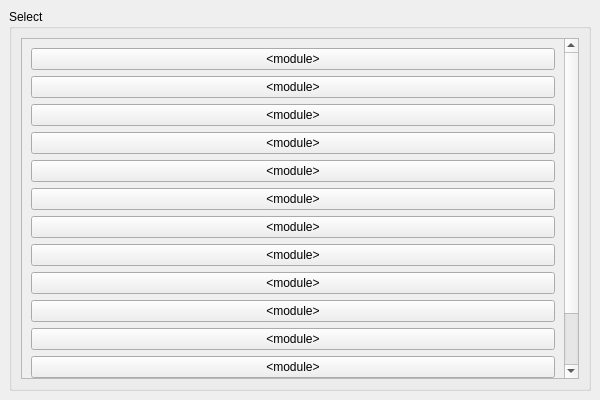
<?xml version="1.0" encoding="UTF-8"?>
<ui version="4.0">
 <class>MainWindow</class>
 <widget class="QMainWindow" name="MainWindow">
  <property name="geometry">
   <rect>
    <x>0</x>
    <y>0</y>
    <width>600</width>
    <height>400</height>
   </rect>
  </property>
  <property name="windowTitle">
   <string>3-D Model</string>
  </property>
  <widget class="QWidget" name="centralwidget">
   <layout class="QVBoxLayout" name="verticalLayout">
    <item>
     <widget class="QGroupBox" name="groupBox">
      <property name="maximumSize">
       <size>
        <width>600</width>
        <height>400</height>
       </size>
      </property>
      <property name="title">
       <string>Select</string>
      </property>
      <layout class="QVBoxLayout" name="verticalLayout_3">
       <item>
        <widget class="QScrollArea" name="scrollArea">
         <property name="maximumSize">
          <size>
           <width>600</width>
           <height>400</height>
          </size>
         </property>
         <property name="widgetResizable">
          <bool>true</bool>
         </property>
         <widget class="QWidget" name="scrollAreaWidgetContents">
          <property name="geometry">
           <rect>
            <x>0</x>
            <y>0</y>
            <width>543</width>
            <height>418</height>
           </rect>
          </property>
          <layout class="QVBoxLayout" name="verticalLayout_2">
           <item>
            <widget class="QPushButton" name="pushButton_2">
             <property name="text">
              <string>&lt;module&gt;</string>
             </property>
            </widget>
           </item>
           <item>
            <widget class="QPushButton" name="pushButton_3">
             <property name="text">
              <string>&lt;module&gt;</string>
             </property>
            </widget>
           </item>
           <item>
            <widget class="QPushButton" name="pushButton_6">
             <property name="text">
              <string>&lt;module&gt;</string>
             </property>
            </widget>
           </item>
           <item>
            <widget class="QPushButton" name="pushButton_8">
             <property name="text">
              <string>&lt;module&gt;</string>
             </property>
            </widget>
           </item>
           <item>
            <widget class="QPushButton" name="pushButton_11">
             <property name="text">
              <string>&lt;module&gt;</string>
             </property>
            </widget>
           </item>
           <item>
            <widget class="QPushButton" name="pushButton_12">
             <property name="text">
              <string>&lt;module&gt;</string>
             </property>
            </widget>
           </item>
           <item>
            <widget class="QPushButton" name="pushButton_14">
             <property name="text">
              <string>&lt;module&gt;</string>
             </property>
            </widget>
           </item>
           <item>
            <widget class="QPushButton" name="pushButton_13">
             <property name="text">
              <string>&lt;module&gt;</string>
             </property>
            </widget>
           </item>
           <item>
            <widget class="QPushButton" name="pushButton_10">
             <property name="text">
              <string>&lt;module&gt;</string>
             </property>
            </widget>
           </item>
           <item>
            <widget class="QPushButton" name="pushButton_9">
             <property name="text">
              <string>&lt;module&gt;</string>
             </property>
            </widget>
           </item>
           <item>
            <widget class="QPushButton" name="pushButton_7">
             <property name="text">
              <string>&lt;module&gt;</string>
             </property>
            </widget>
           </item>
           <item>
            <widget class="QPushButton" name="pushButton_5">
             <property name="text">
              <string>&lt;module&gt;</string>
             </property>
            </widget>
           </item>
           <item>
            <widget class="QPushButton" name="pushButton_4">
             <property name="text">
              <string>&lt;module&gt;</string>
             </property>
            </widget>
           </item>
           <item>
            <widget class="QPushButton" name="pushButton">
             <property name="text">
              <string>&lt;module&gt;</string>
             </property>
            </widget>
           </item>
          </layout>
         </widget>
        </widget>
       </item>
      </layout>
     </widget>
    </item>
   </layout>
  </widget>
 </widget>
 <resources/>
 <connections/>
</ui>
